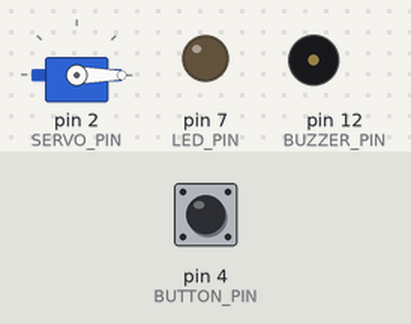
This sketch was run on a simulated Arduino Uno, built with avr-gcc and run on an emulated ATmega328P. On the bench: servo, output pins drawn as LEDs (lit = HIGH), buzzer (waves = sounding). Inputs (shaded band) come from the test bench; at power-on: pin 4 (BUTTON_PIN) LOW.

Above: at 1.2 s.
1.3 s: pin 4 (BUTTON_PIN) pulled HIGH for 0.15 s
At 1.37 s:
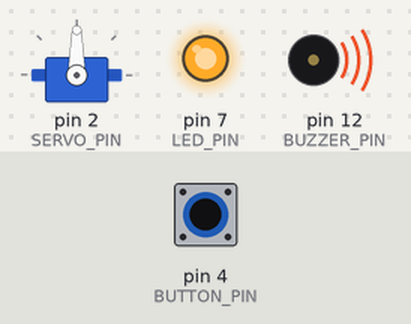
2.9 s: pin 4 (BUTTON_PIN) pulled HIGH for 3.2 s
At 6.6 s:
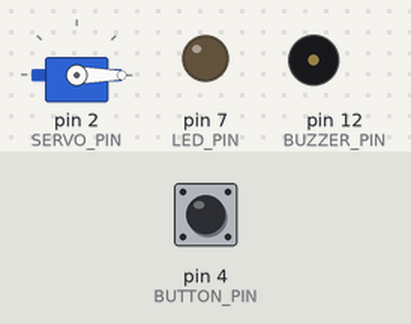
Timing chart, 0 to 8.1 s (numbered marks = the images above; inputs shaded):
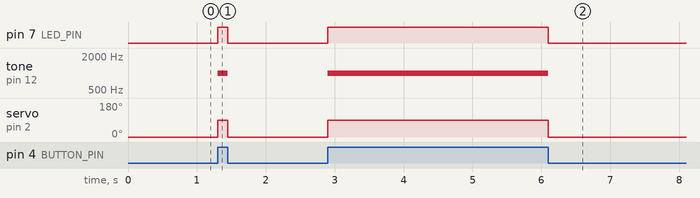

The sketch:

Touch-Sensor-Based-Door-Lock.ino
```cpp
#include <Servo.h>

Servo myServo;

const int BUTTON_PIN = 4;
const int BUZZER_PIN = 12;
const int LED_PIN = 7;
const int SERVO_PIN = 2;

void setup()
{
  pinMode(LED_PIN, OUTPUT);
  pinMode(BUTTON_PIN, INPUT);
  pinMode(BUZZER_PIN, OUTPUT);

  myServo.attach(SERVO_PIN);
}

void loop()
{
  int buttonState = digitalRead(BUTTON_PIN);

  if (buttonState == HIGH)
  {
    digitalWrite(LED_PIN, HIGH);
    tone(BUZZER_PIN, 1000);

    myServo.write(90);
  }
  else
  {
    digitalWrite(LED_PIN, LOW);
    noTone(BUZZER_PIN);

    myServo.write(0);
  }
}
```

Measured:
- after the input at 1.3 s, pin 7 (LED_PIN): LOW → HIGH at once, → LOW 0.15 s later; tone on pin 12 (BUZZER_PIN): silent → 1000 Hz at once, → silent 0.15 s later; servo on pin 2 (SERVO_PIN): 0° → 90° at once, → 0° 0.15 s later
- after the input at 2.9 s, pin 7 (LED_PIN): LOW → HIGH at once, → LOW 3.2 s later; tone on pin 12 (BUZZER_PIN): silent → 1000 Hz at once, → silent 3.2 s later; servo on pin 2 (SERVO_PIN): 0° → 90° at once, → 0° 3.2 s later
